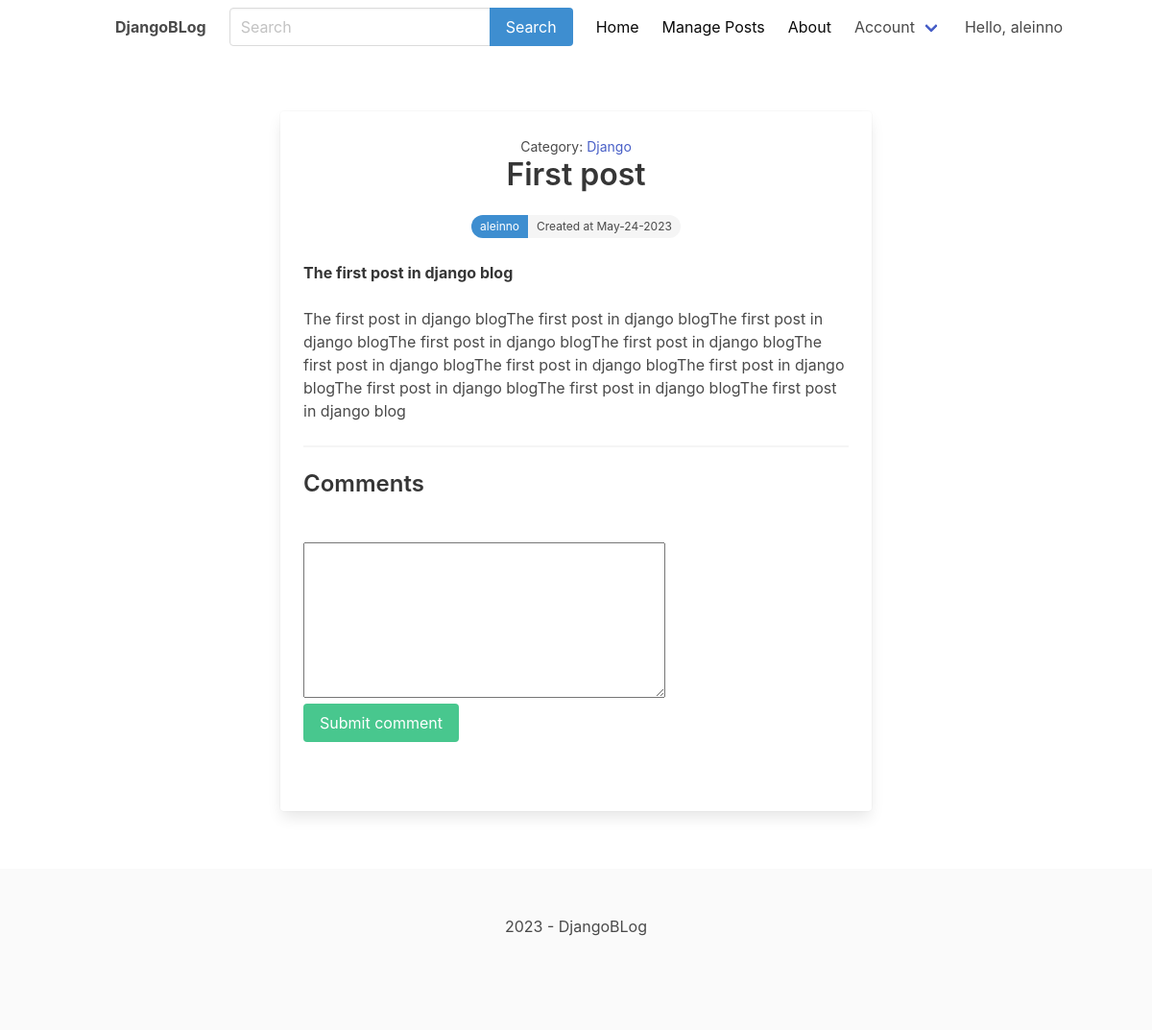
The app's page /python/first-post/ (signed in), older data.
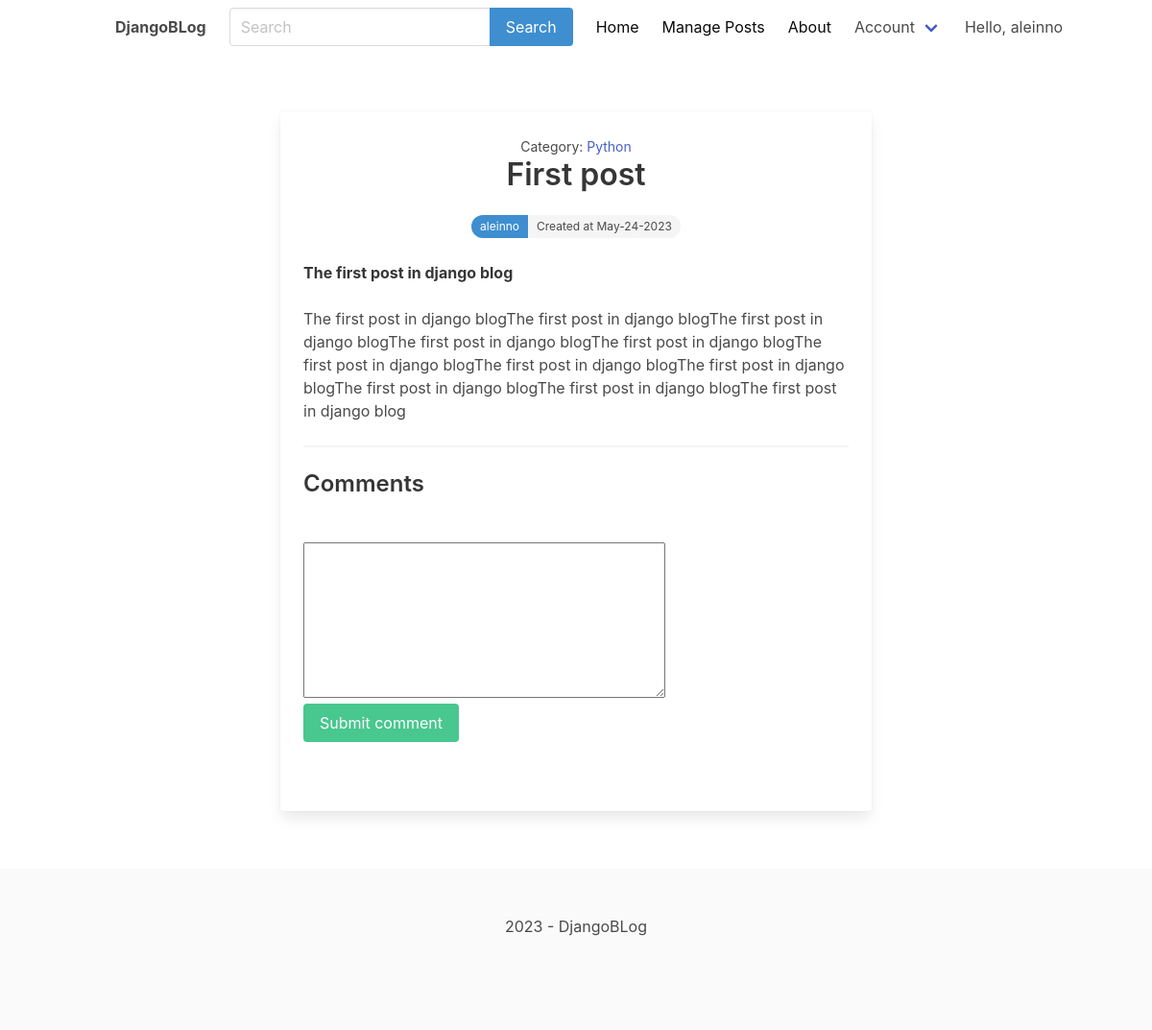
The same page, newer data.
### blog/models.py (models this page shows, shortened)
class Post(models.Model):
    ACTIVE = 'active'
    DRAFT = 'draft'
    CHOICES_STATUS = (
        (ACTIVE, 'Active'),
        (DRAFT, 'Draft'),
    )
    author = models.ForeignKey('auth.User', on_delete=models.CASCADE, related_name='posts', null=True)
    category = models.ForeignKey(Category, on_delete=models.CASCADE, related_name='posts', null=True)
    title = models.CharField(max_length=200)
    intro = models.CharField(max_length=200)
    slug = models.SlugField(max_length=200, unique=True)
    body = models.TextField(max_length=800)
    updated = models.DateTimeField(auto_now=True)
    created = models.DateTimeField(auto_now_add=True)
    status = models.CharField(max_length=10, choices=CHOICES_STATUS, default=DRAFT)
    class Meta:
        ordering = ['-updated', '-created']

class Category(models.Model):
    name = models.CharField(max_length=200)
    slug = models.SlugField(max_length=200, unique=True)
    class Meta:
        ordering = ['name']
    def __str__(self):
        return self.name

### blog/views.py (the view)
# urls.py: path('<slug:category_slug>/<slug:slug>/', views.detail, name='post_detail'),
def detail(request, category_slug, slug):
    if request.user.is_authenticated is False:
        post = get_object_or_404(Post, slug=slug, status=Post.ACTIVE)
    else:
        post = get_object_or_404(Post, slug=slug)
    if request.method == 'POST' and request.user.is_authenticated:
        form = CommentForm(request.POST)
        if form.is_valid():
            comment = form.save(commit=False)
            comment.post = post
            comment.save()
        else:
            form = CommentForm()
    else:
        if request.method == 'POST' and request.user.is_authenticated is False:
            return redirect('loginPage')
    form = CommentForm()
    return render(request, 'blog/detail.html', {'post': post, 'form': form})

### blog/forms.py
class CommentForm(forms.ModelForm):
    class Meta:
        model = Comment
        fields = ('name', 'body')

### blog/templates/blog/detail.html (shortened to what this page needs)
{% extends 'main.html' %}
{% block content %}
    <div class="container">
        <section class="articles">
            <div class="column is-8 is-offset-2">
                <div class="card article">
                    <div class="card-content">
                        <div class="media">
                            <div class="media-content has-text-centered">
                                <div>
                                    <p><small>Category: <a
                                            href="{% url 'category_detail' post.category.slug %}">{{ post.category }}</a></small>
                                    </p>
                                </div>
                                <p class="title article-title">{{ post.title }}</p>
                                <div class="tags has-addons level-item">
                                    <span class="tag is-rounded is-info">{{ post.author }}</span>
                                    <span class="tag is-rounded">Created at {{ post.created|date:'M-d-Y' }}</span>
                                </div>
                            </div>
                        </div>
                        <div class="content article-intro">
                            <strong>{{ post.intro }}</strong>
                        </div>
                        <div class="content article-body">
                            {{ post.body|safe }}
                        </div>
                        <hr>
                        <div class="content article-comments">
                            <h2 class="subtitle is-4">Comments</h2>
                            <form method="post" class="mb-6">
                                <label>
                                </label>
                                <br>
                                {{ form.body }}
                                <div class="field">
                                    <div class="control">
                                        <button class="button is-success">Submit comment</button>
                                    </div>
                                </div>
                            </form>
                        </div>
                    </div>
                </div>
            </div>
        </section>
    </div>
{% endblock %}

Row changes from the older to the newer data that the page shows:
changed Post "First post": category "Django" → "Python"
